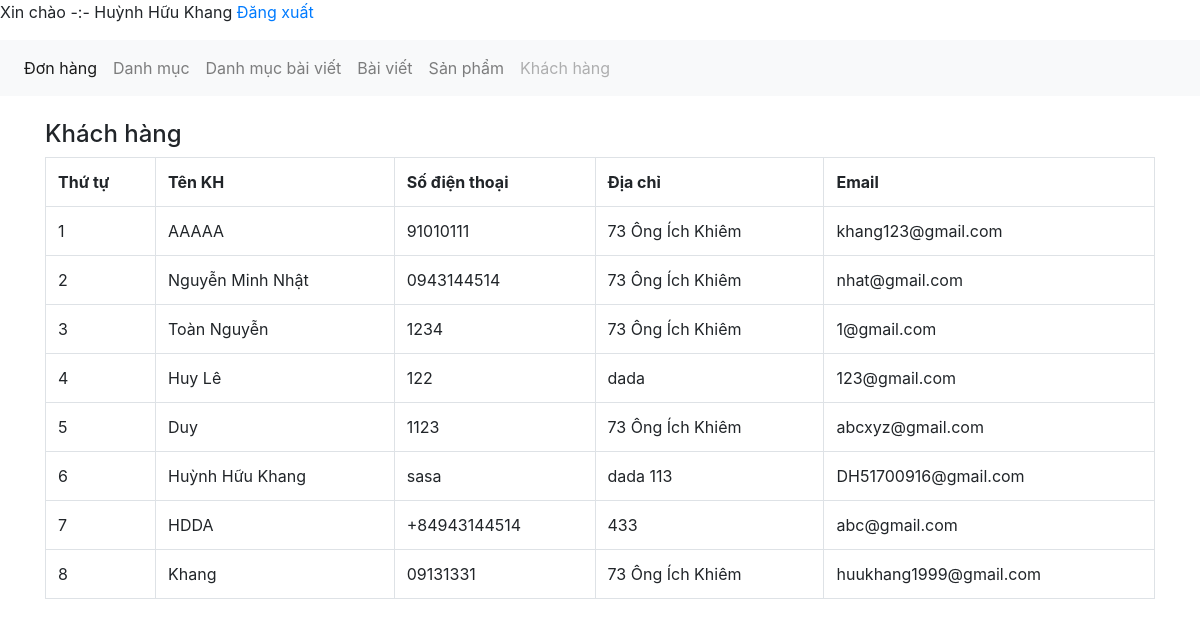
The page /admin/khachhang_admin.php (signed in) on the database its author committed.
### tables this page shows
CREATE TABLE `khachhang` (
  `id_khachhang` int(11) NOT NULL,
  `name` varchar(100) NOT NULL,
  `phone` varchar(50) NOT NULL,
  `address` varchar(200) NOT NULL,
  `note` text NOT NULL,
  `email` varchar(200) NOT NULL,
  `giaohang` int(11) NOT NULL,
  `password` varchar(100) NOT NULL
);

### admin/khachhang_admin.php (the view, shortened to what this page needs)
<?php
	 include('../db/connect.php');
?>
<!DOCTYPE html>
<html lang="en">
<head>
	 <link href="../css/bootstrap.css" rel="stylesheet" type="text/css" media="all" />
</head>
<body>
	<?php
  if(isset($_SESSION['id_admin'])){?>
    <p> Xin chào -:- <?php echo $_SESSION['dangnhap'] ?> <a href="logout.php"> Đăng xuất </a></p>
  <?php
  }else{
    header('Location:index.php');
  }
  ?>
<nav class="navbar navbar-expand-lg navbar-light bg-light" >
		  <div class="collapse navbar-collapse" id="navbarNav">
			    <ul class="navbar-nav">
			      <li class="nav-item active">
			        <a class="nav-link" href="donhang_admin.php">Đơn hàng <span class="sr-only">(current)</span></a>
			      </li>
			      <li class="nav-item">
			        <a class="nav-link" href="danhmuc_admin.php">Danh mục</a>
			      </li>
			      <li class="nav-item">
			        <a class="nav-link" href="danhmucbaiviet_admin.php">Danh mục bài viết</a>
			      </li>
			       <li class="nav-item">
			        <a class="nav-link" href="baiviet_admin.php">Bài viết</a>
			      </li>
			      <li class="nav-item">
			        <a class="nav-link" href="sanpham_admin.php">Sản phẩm</a>
			      </li>
			      <li class="nav-item">
			        <a class="nav-link disabled" href="khachhang_admin.php">Khách hàng</a>
			      </li>
			    </ul>
		  </div>
</nav>
	<div class="container">
		<div class="row">
			<div class="col-md-12">
				<h4>Khách hàng</h4>
				<?php
				$sql_select2=mysqli_query($khangduy,"SELECT * FROM khachhang ORDER BY khachhang.id_khachhang DESC");
				?>
				<table class="table table-bordered">
					<tr>
						<th>Thứ tự</th>
						<th>Tên KH</th>
						<th>Số điện thoại</th>
						<th>Địa chỉ</th>
						<th>Email</th>
					</tr>
					<?php
					$i=0;
					while($row_khachhang=mysqli_fetch_array($sql_select2)){
						$i++;
					?>
					<tr>
						<td><?php echo $i; ?></td>
						<td><?php echo $row_khachhang['name']; ?></td>
						<td><?php echo $row_khachhang['phone']; ?></td>
						<td><?php echo $row_khachhang['address']; ?></td>
						<td><?php echo $row_khachhang['email']; ?></td>
					</tr>
					<?php
					}
					?>
				</table>
			</div>
		</div>
	</div>
</body>
</html>

### rows shown on the page
khachhang: name "AAAAA", phone "91010111", address "73 Ông Ích Khiêm", email "khang123@gmail.com"
khachhang: name "Nguyễn Minh Nhật", phone "0943144514", address "73 Ông Ích Khiêm", email "nhat@gmail.com"
khachhang: name "Toàn Nguyễn", phone "1234", address "73 Ông Ích Khiêm", email "1@gmail.com"
khachhang: name "Huy Lê", phone "122", address "dada", email "123@gmail.com"
khachhang: name "Duy", phone "1123", address "73 Ông Ích Khiêm", email "abcxyz@gmail.com"
khachhang: name "Huỳnh Hữu Khang", phone "sasa", address "dada 113", email "DH51700916@gmail.com"
khachhang: name "HDDA", phone "+84943144514", address "433", email "abc@gmail.com"
khachhang: name "Khang", phone "09131331", address "73 Ông Ích Khiêm", email "huukhang1999@gmail.com"

### other values the page prints
$_SESSION['dangnhap'] "Huỳnh Hữu Khang"
